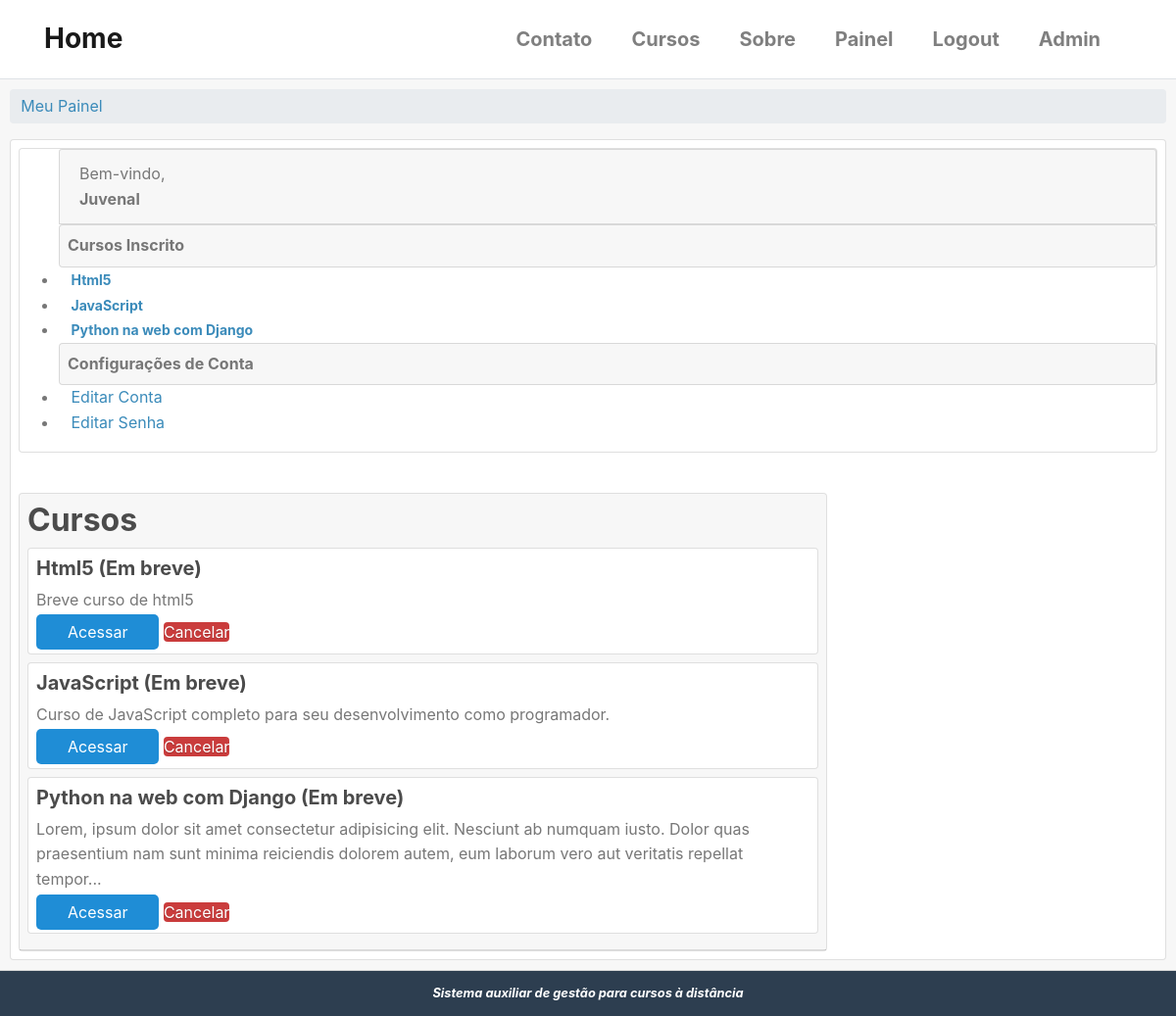
The page /conta/painel/ (signed in) on the database as committed earlier.
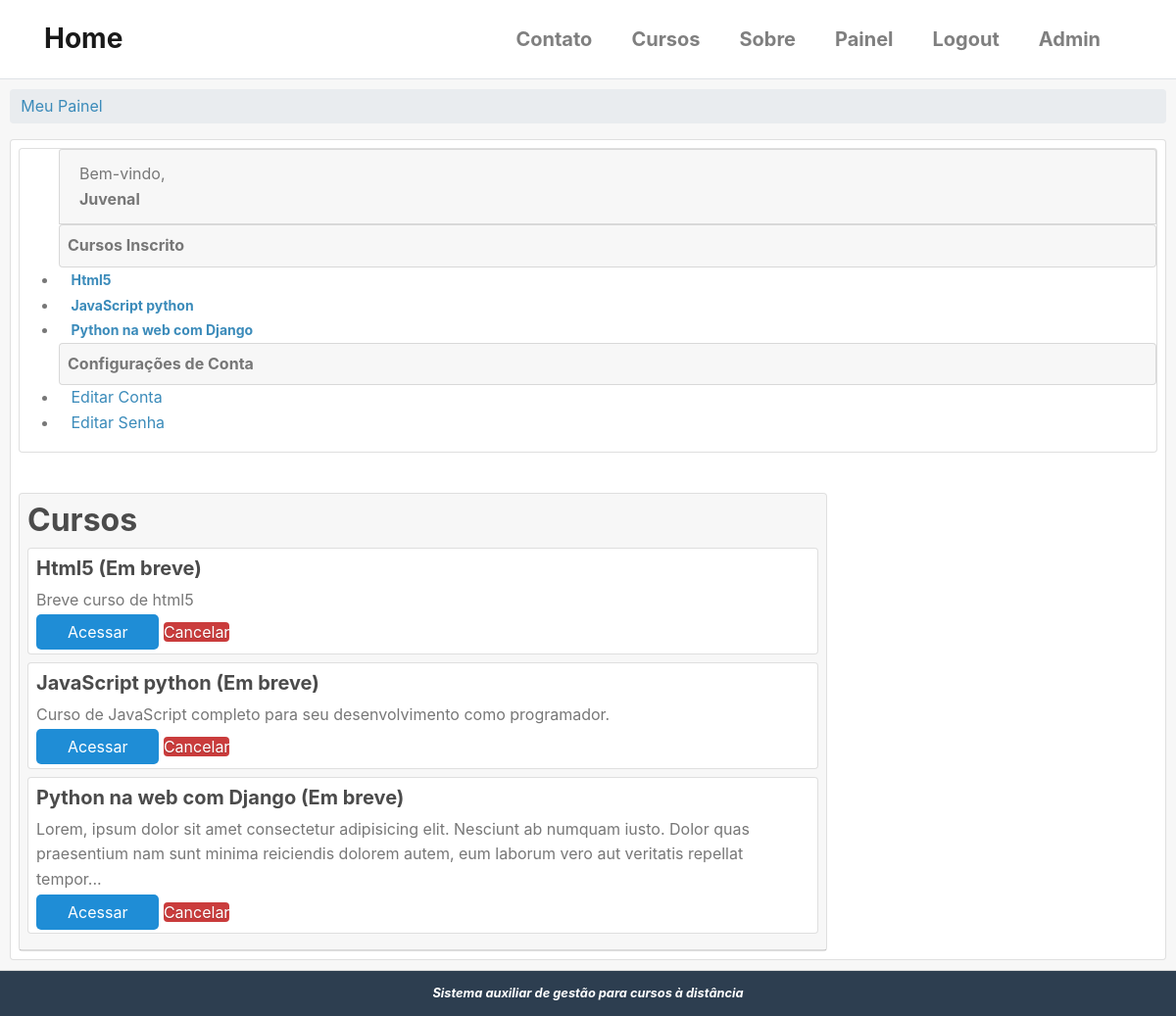
The same page on the database as committed later.
### accounts/models.py (models this page shows, shortened)
class User(AbstractBaseUser, PermissionsMixin):
    username = models.CharField(
        'Usuário', max_length=30, unique=True,
        validators = [validators.RegexValidator(re.compile('^[\w.@+-]+$'),
        'O nome de usuário só pode conter letras, dígitos ou os seguintes caracteres: @/ ./ +/ -/ _',
        'Usuário inválido ou já existente!')]
    )
    email = models.EmailField('E-mail', unique=True)
    name = models.CharField('Nome', max_length=100, blank=True)
    is_active = models.BooleanField('Está ativo?', blank=True, default=True)
    is_staff = models.BooleanField('É da equipe?', blank=True, default=False)
    date_joined = models.DateTimeField('Data de Entrada', auto_now_add=True)
    objects = UserManager()
    USERNAME_FIELD = 'username'
    REQUIRED_FIELDS = ['email']
    class Meta:
        verbose_name = 'Usuário'
        verbose_name_plural = 'Usuários'
    def __str__(self):
        return self.name or self.username

### cursos/models.py (models this page shows, shortened)
class Enrollment(models.Model):
    STATUS_CHOICES = (
        (0, 'Pendente'),
        (1, 'Aprovado'),
        (2, 'Cancelado'),
        (3, 'Recusado'),
    )
    usuario = models.ForeignKey(
        settings.AUTH_USER_MODEL,
        verbose_name='Usuário',
        related_name='enrollments',
        on_delete=models.DO_NOTHING
    )
    curso = models.ForeignKey(
        Cursos, verbose_name='Curso',
        related_name='enrollments',
        on_delete=models.DO_NOTHING
    )
    status = models.ImageField(
        'Situação',
        choices=STATUS_CHOICES,
        default=0,
        blank=True
    )
    criado_em = models.DateTimeField('Criado em', auto_now_add=True)
    atualizado_em = models.DateTimeField('Atualizado em ', auto_now_add=True)
    class Meta:
        verbose_name = 'Inscrição'
        verbose_name_plural = 'Inscrições'
        """
        unique_together/unicidade - combina a unicidade entre cursos e usuário,
        ou seja, cada usuário se increve apenas uma vez para cada curso.
        """
        unique_together = (('usuario', 'curso'),)

class Cursos(models.Model):
    nome = models.CharField('Nome', max_length=100)
    slug = models.SlugField('Atalho')
    descricao = models.TextField('Descrição Simples', blank=True)
    sobre = models.TextField('Sobre o Curso', blank=True)
    data_inicial = models.DateField(
        'Data de início', null=True, blank=True,
    )
    imagem = models.ImageField(
        upload_to='cursos/imagens', verbose_name='Imagem',
        null=True, blank=True
    )
    criado_em = models.DateTimeField('Criado em', auto_now_add=True)
    atualizado_em = models.DateTimeField('Atualizado em ', auto_now_add=True)
    objects = CursosManager()
    def __str__(self):
        return self.nome
    class Meta:
        verbose_name = 'Curso'
        verbose_name_plural = 'Cursos'
        ordering = ['nome']  # ['-name'] ordem decrescente

### accounts/views.py (the view)
# urls.py: path('painel/', views.painel, name='painel'),
@login_required
def painel(request):
    template_name = 'accounts/dashboard.html'
    context = {}
    return render(request, template_name, context)

### cursos/templatetags/cursos_tags.py (called while the page is built)
@register.simple_tag
def listar_meus_cursos(user):
    return Enrollment.objects.filter(usuario=user)

### templates/accounts/dashboard.html (shortened to what this page needs)
{% extends "base.html" %}
{% load static %}
{% load cursos_tags %}
{% block content %}
{% listar_meus_cursos user as enrollments %}
<div class="card-header" style='padding: 10px;'>
    <div class="">
        <ul class="breadcrumb pure-menu-heading">
            {% block breadcrumb %}
            <li><a class="" href="{% url 'accounts:painel' %}">Meu Painel</a></li>
            {% endblock %}
        </ul>
    </div>
    <div class="card" style='margin: auto;'>
        <div class="pure-g-r content-ribbon">
            <div class="pure-u-1-4 m-2">
                <div class="card pure-menu pure-menu-open">
                    <ul>
                        <li class="card card-header">
                            Bem-vindo, <strong>{{ user }}</strong>
                        </li>
                        {% block menu_options %}
                        <li class="card card-header p-2"><strong>Cursos Inscrito</strong></li>
                        {% for enrollment in enrollments %}
                        <li>
                            <a href="{% url 'cursos:anuncios' enrollment.curso.slug %}">
                                <strong style="font-size: 14px">{{ enrollment.curso }}</strong>
                            </a>
                        </li>
                        {% empty %}
                        <li style='padding: 5px 0 5px 15px;'>Não há inscrições</li>
                        {% endfor %}
                        <li class="card card-header p-2"><strong>Configurações de Conta</strong></li>
                        <li>
                            <a href="{% url 'accounts:editar_usuario' %}">
                                Editar Conta
                            </a>
                        </li>
                        <li>
                            <a href="{% url 'accounts:editar_senha' %}">
                            Editar Senha</a>
                        </li>
                        {% endblock menu_options %}
                    </ul>
                </div>
            </div>
            <br>
            <div class="carddash pure-u-2-3 m-2">
                <div class="card">
                    <div class="card-header p-2">
                    {% block dashboard_content %}
                        <h2 class="font-weight-bold pure-menu-heading">Cursos</h2>
                        {% for enrollment in enrollments %}
                        <div class="card mb-2 p-2" >
                            <h3>{{ enrollment.curso }}
                            ({{ enrollment.curso.start_date|date:'d/m/Y'|default:'Em breve' }})
                            </h3>
                            {{ enrollment.curso.descricao | truncatechars:"200" }}
                            <div class="pure-controls mt-2">
                                <a href="{% url 'cursos:anuncios' enrollment.curso.slug %}" class="pure-button pure-button-primary">Acessar</a>
                                <a href="{% url 'cursos:cancelar_enrollment' enrollment.curso.slug %}" class="pure-button button-error">Cancelar</a>
                            </div>
                        </div>
                        {% empty %}
                        <aside class=pure-u-1>
                            <p style='padding: 5px 0 5px 15px;'>Não há inscrições</p>
                        </aside>
                        {% endfor %}
                        {% endblock %}
                    </div>
                </div>
            </div>
        </div>
    </div>
</div>
{% endblock content %}

### templates/base.html (shortened to what this page needs)
{% load static %}
<!DOCTYPE html>
<html lang="pt-BR">
<head>
    <link rel="stylesheet" href="https://cdn.jsdelivr.net/npm/bootstrap@4.5.3/dist/css/bootstrap.min.css"
>
    <link rel="stylesheet" href="http://yui.yahooapis.com/pure/0.3.0/pure-min.css">
    <link rel="stylesheet" href="{% static 'css/styles1.css' %}"/>
</head>
<div class="container-flex">
    <nav class="navbar navbar-expand-sm py-3 border-bottom navbar-light" style='margin-bottom: 0'>
        <div class="container">
            <a href="{% url 'home' %}" class="navbar-brand">
                <span class="font-weight-bold h3">Home</span>
            </a>
            <div class="collapse navbar-collapse" id="navbarCollapse">
                <ul class="navbar-nav ml-auto">
                    <li class="nav-item">
                        <a href="{% url 'contato' %}" class="nav-link lead mr-4 font-weight-bold">Contato</a>
                    </li>
                    <li class="nav-item">
                        <a href="{% url 'cursos:lista_cursos' %}" class="nav-link lead mr-4 font-weight-bold">Cursos</a>
                    </li>
                    <li class="nav-item">
                        <a href="#" class="nav-link lead mr-4 font-weight-bold">Sobre</a>
                    </li>
                    {% if user.is_authenticated %}
                    <li class="nav-item">
                        <a href="{% url 'accounts:painel' %}" class="nav-link lead mr-4 font-weight-bold">Painel</a>
                    </li>
                    <li class="nav-item">
                        <a href="{% url 'accounts:logout' %}" class="nav-link lead mr-4 font-weight-bold">Logout</a>
                    </li>
                    {% endif %}
                    {% if user.is_superuser %}
                    <li class="nav-item">
                        <a href="/admin/" class="nav-link lead mr-4 font-weight-bold">Admin</a>
                    </li>
                    {% endif %}
                </ul>
            </div>
        </div>
    </nav>
    {% block content %}
    {% endblock content %}
    <div class="footer">
        <i><b>Sistema auxiliar de gestão para cursos à distância</b></i>
    </div>
</div>
</html>

### static/css/styles1.css (style rules this page uses)
* { -webkit-box-sizing: border-box; -moz-box-sizing: border-box; box-sizing: border-box; }
a { color: #3b8bba; }
.pure-menu li a { padding-left: 0.5em; }
.carddash { margin: 40px; width: 70%; }
.footer { background: #2d3e50; color: #fff; text-align: center; padding: 1em; font-size: 80%; }
.pure-button-primary { background-color: #1f8dd6; color: white; padding: 0.5em 2em; border-radius: 5px; }
ul.breadcrumb { padding: 0; }
ul.breadcrumb li { display: inline-block; }
ul.breadcrumb li a { display: inline-block; padding: 0.3em 0.7em; }
.button-success, .button-error, .button-warning, .button-secondary { color: white; border-radius: 4px; text-shadow: 0 1px 1px rgba(0, 0, 0, 0.2); }
.button-error { background: rgb(202, 60, 60); }
h1, h2, h3, h4, h5, h6 { font-weight: bold; color: rgb(75, 75, 75); }
h3 { font-size: 1.25em; }
a { color: #3b8bba; text-decoration: none; }

Rows that differ between the two databases and show on the page:
changed through a linked row, Enrollment "Curso de JavaScript completo para seu desenvolvimento como programador.": curso "JavaScript" → "JavaScript python"
